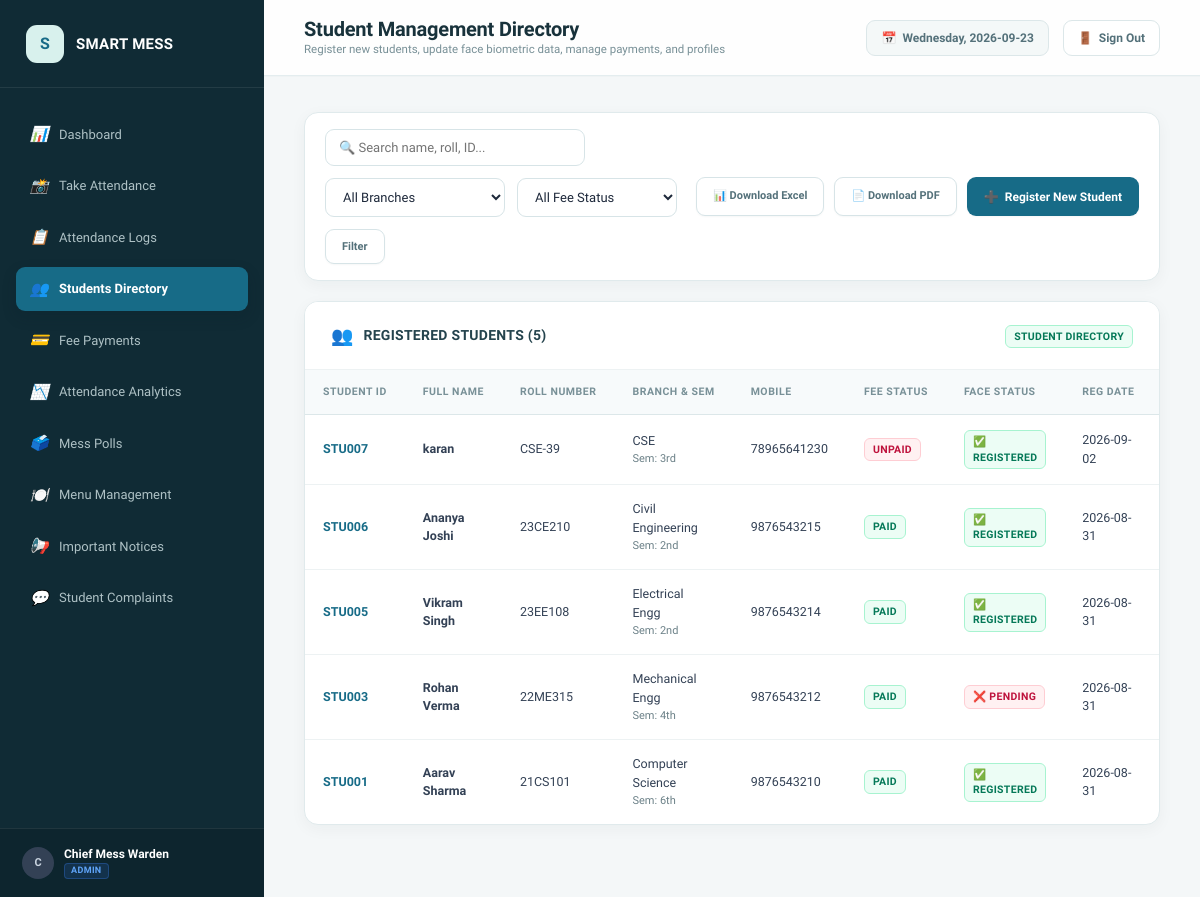
/admin/students (signed in), run on an earlier commit of the app's database.
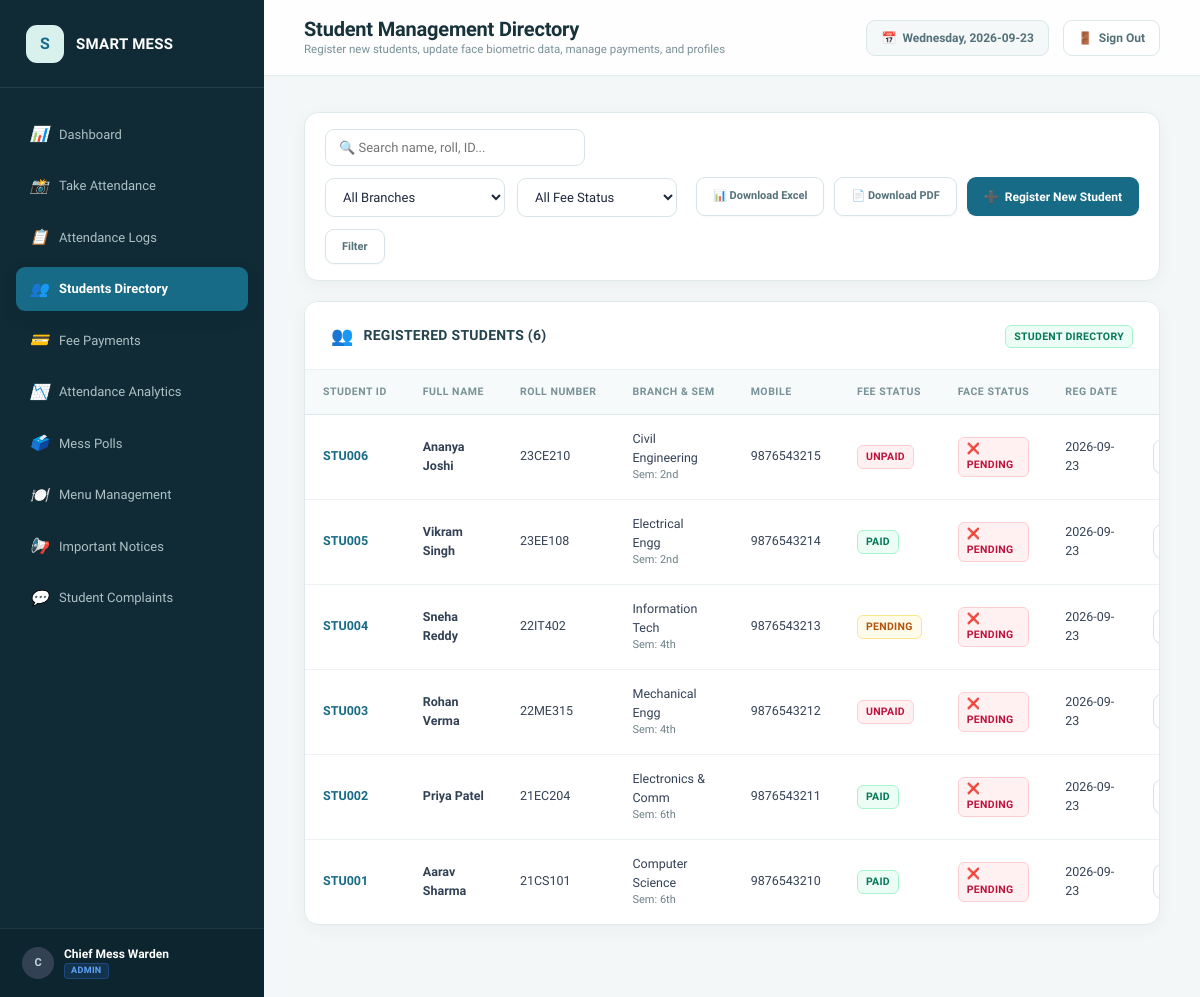
And on a later commit of the database.
### tables this page shows
CREATE TABLE students (
        id INTEGER PRIMARY KEY AUTOINCREMENT,
        student_id TEXT UNIQUE NOT NULL,
        full_name TEXT NOT NULL,
        roll_number TEXT UNIQUE NOT NULL,
        branch TEXT NOT NULL,
        semester TEXT NOT NULL,
        mobile_number TEXT NOT NULL,
        password_hash TEXT NOT NULL,
        payment_status TEXT DEFAULT 'Unpaid',
        face_registered INTEGER DEFAULT 0,
        face_image_path TEXT,
        registration_date TEXT NOT NULL
    );

### app.py (the view)
@app.route("/admin/students")
@admin_required
def admin_students():
    search = request.args.get("search", "").strip()
    branch = request.args.get("branch", "").strip()
    payment = request.args.get("payment", "").strip()
    conn = get_db_connection()
    cursor = conn.cursor()
    query = """
    SELECT id, student_id, full_name, roll_number, branch, semester, mobile_number, payment_status, face_registered, face_image_path, registration_date
    FROM students
    WHERE 1=1
    """
    params = []
    if search:
        query += " AND (full_name LIKE ? OR roll_number LIKE ? OR student_id LIKE ? OR mobile_number LIKE ?)"
        params.extend([f"%{search}%", f"%{search}%", f"%{search}%", f"%{search}%"])
    if branch:
        query += " AND branch = ?"
        params.append(branch)
    if payment:
        query += " AND payment_status = ?"
        params.append(payment)
    query += " ORDER BY id DESC"
    cursor.execute(query, params)
    students = cursor.fetchall()
    cursor.execute("SELECT DISTINCT branch FROM students ORDER BY branch ASC")
    branches = [row["branch"] for row in cursor.fetchall() if row["branch"]]
    next_id = get_next_student_id()
    conn.close()
    return render_template(
        "admin/students.html",
        students=students,
        branches=branches,
        next_id=next_id,
        search=search,
        selected_branch=branch,
        selected_payment=payment
    )

### app.py (called while the page is built)
def admin_required(f):
    @wraps(f)
    def decorated_function(*args, **kwargs):
        if "user_role" not in session or session["user_role"] != "admin":
            flash("Admin access required. Please log in as an administrator.", "warning")
            return redirect(url_for("login"))
        return f(*args, **kwargs)
    return decorated_function

@app.context_processor
def inject_global_vars():
    now = datetime.now()
    return {
        "current_year": now.year,
        "current_date": now.strftime("%Y-%m-%d"),
        "current_day": now.strftime("%A"),
        "user_role": session.get("user_role"),
        "user_name": session.get("user_name"),
        "user_id": session.get("user_id"),
        "student_id": session.get("student_id")
    }

### database.py (called while the page is built)
def get_db_connection():
    conn = sqlite3.connect(DB_PATH)
    conn.row_factory = sqlite3.Row
    conn.execute("PRAGMA foreign_keys = ON;")
    return conn

def get_next_student_id():
    conn = get_db_connection()
    cursor = conn.cursor()
    cursor.execute("SELECT student_id FROM students ORDER BY id DESC LIMIT 1")
    row = cursor.fetchone()
    conn.close()
    if not row or not row["student_id"]:
        return "STU001"
    last_id = row["student_id"]
    try:
        num = int(last_id.replace("STU", "")) + 1
        return f"STU{num:03d}"
    except ValueError:
        return f"STU{datetime.now().strftime('%M%S')}"

### templates/admin/students.html (shortened to what this page needs)
{% extends "base.html" %}
{% block page_title %}Student Management Directory{% endblock %}
{% block page_subtitle %}Register new students, update face biometric data, manage payments, and profiles{% endblock %}
{% block content %}
<div class="card" style="margin-bottom: 20px;">
  <div class="card-body" style="padding: 16px 20px;">
    <div style="display: flex; justify-content: space-between; align-items: center; flex-wrap: wrap; gap: 16px;">
      <form method="GET" action="{{ url_for('admin_students') }}" style="display: flex; gap: 12px; flex-wrap: wrap; flex: 1;">
        <input
          type="text"
          name="search"
          class="form-control"
          style="max-width: 260px;"
          placeholder="🔍 Search name, roll, ID..."
          value="{{ search }}"
        >
        <select name="branch" class="form-control" style="max-width: 180px;">
          <option value="">All Branches</option>
        </select>
        <select name="payment" class="form-control" style="max-width: 160px;">
          <option value="">All Fee Status</option>
        </select>
        <button type="submit" class="btn btn-secondary btn-sm">Filter</button>
      </form>
      <div style="display: flex; gap: 10px; flex-wrap: wrap;">
        <a href="{{ url_for('admin_export_student_day_counts', export_format='xlsx') }}" class="btn btn-secondary btn-sm">📊 Download Excel</a>
        <a href="{{ url_for('admin_export_student_day_counts', export_format='pdf') }}" class="btn btn-secondary btn-sm">📄 Download PDF</a>
        <button class="btn btn-primary" onclick="openModal('addStudentModal')">
        <span>➕</span> <span>Register New Student</span>
        </button>
      </div>
    </div>
  </div>
</div>
<div class="card">
  <div class="card-header">
    <div class="card-title">
      <span>👥</span>
      <h3>Registered Students ({{ students | length }})</h3>
    </div>
    <div>
      <span class="badge badge-paid">Student Directory</span>
    </div>
  </div>
  <div class="card-body" style="padding: 0;">
    <div class="table-responsive">
      <table class="custom-table" id="studentsTable">
        <thead>
          <tr>
            <th>Student ID</th>
            <th>Full Name</th>
            <th>Roll Number</th>
            <th>Branch & Sem</th>
            <th>Mobile</th>
            <th>Fee Status</th>
            <th>Face Status</th>
            <th>Reg Date</th>
            <th style="text-align: right;">Actions</th>
          </tr>
        </thead>
        <tbody>
          {% for student in students %}
            <tr>
              <td><strong style="color: var(--primary);">{{ student['student_id'] }}</strong></td>
              <td>
                <div style="font-weight: 600;">{{ student['full_name'] }}</div>
              </td>
              <td>{{ student['roll_number'] }}</td>
              <td>
                <div>{{ student['branch'] }}</div>
                <div style="font-size: 11px; color: var(--text-muted);">Sem: {{ student['semester'] }}</div>
              </td>
              <td>{{ student['mobile_number'] }}</td>
              <td>
                <span class="badge badge-{{ student['payment_status'] | lower }}">
                  {{ student['payment_status'] }}
                </span>
              </td>
              <td>
                {% if student['face_registered'] == 1 %}
                  <span class="badge badge-paid">✅ Registered</span>
                {% else %}
                  <span class="badge badge-unpaid">❌ Pending</span>
                {% endif %}
              </td>
              <td>{{ student['registration_date'] }}</td>
              <td style="text-align: right; white-space: nowrap;">
                <button
                  class="btn btn-secondary btn-sm"
                  title="View Profile"
                  onclick="viewStudentProfile('{{ student['student_id'] }}')"
                >
                </button>
              </td>
            </tr>
          {% else %}
            <tr>
              <td colspan="9" style="text-align: center; color: var(--text-muted); padding: 36px;">
                No registered students found matching the selected criteria.
              </td>
            </tr>
          {% endfor %}
        </tbody>
      </table>
    </div>
  </div>
</div>
{% endblock %}

### templates/base.html (shortened to what this page needs)
<!DOCTYPE html>
<html lang="en">
<head>
  <link rel="stylesheet" href="{{ url_for('static', filename='css/style.css') }}">
</head>
<body>
  <div class="app-container">
    <aside class="sidebar" id="appSidebar">
      <div class="sidebar-header">
        <div class="sidebar-logo-icon">S</div>
        <div class="sidebar-brand">
          <h1>SMART MESS</h1>
        </div>
      </div>
      <ul class="sidebar-menu">
        {% if user_role == 'admin' %}
          <li class="menu-item {% if request.endpoint == 'admin_dashboard' %}active{% endif %}">
            <a href="{{ url_for('admin_dashboard') }}" class="menu-link">
              <i>📊</i> <span>Dashboard</span>
            </a>
          </li>
          <li class="menu-item {% if request.endpoint == 'admin_attendance' %}active{% endif %}">
            <a href="{{ url_for('admin_attendance') }}" class="menu-link">
              <i>📸</i> <span>Take Attendance</span>
            </a>
          </li>
          <li class="menu-item {% if request.endpoint == 'admin_attendance_records' %}active{% endif %}">
            <a href="{{ url_for('admin_attendance_records') }}" class="menu-link">
              <i>📋</i> <span>Attendance Logs</span>
            </a>
          </li>
          <li class="menu-item {% if request.endpoint == 'admin_students' %}active{% endif %}">
            <a href="{{ url_for('admin_students') }}" class="menu-link">
              <i>👥</i> <span>Students Directory</span>
            </a>
          </li>
          <li class="menu-item {% if request.endpoint == 'admin_payments' %}active{% endif %}">
            <a href="{{ url_for('admin_payments') }}" class="menu-link">
              <i>💳</i> <span>Fee Payments</span>
            </a>
          </li>
          <li class="menu-item {% if request.endpoint == 'admin_analytics' %}active{% endif %}">
            <a href="{{ url_for('admin_analytics') }}" class="menu-link">
              <i>📉</i> <span>Attendance Analytics</span>
            </a>
          </li>
          <li class="menu-item {% if request.endpoint == 'admin_polls' %}active{% endif %}">
            <a href="{{ url_for('admin_polls') }}" class="menu-link">
              <i>🗳️</i> <span>Mess Polls</span>
            </a>
          </li>
          <li class="menu-item {% if request.endpoint == 'admin_menu' %}active{% endif %}">
            <a href="{{ url_for('admin_menu') }}" class="menu-link">
              <i>🍽️</i> <span>Menu Management</span>
            </a>
          </li>
          <li class="menu-item {% if request.endpoint == 'admin_notices' %}active{% endif %}">
            <a href="{{ url_for('admin_notices') }}" class="menu-link">
              <i>📢</i> <span>Important Notices</span>
            </a>
          </li>
          <li class="menu-item {% if request.endpoint == 'admin_complaints' %}active{% endif %}">
            <a href="{{ url_for('admin_complaints') }}" class="menu-link">
              <i>💬</i> <span>Student Complaints</span>
            </a>
          </li>
        {% endif %}
      </ul>
      <div class="sidebar-footer">
        <div class="user-badge">
          <div class="user-avatar">
            {{ (user_name[0] if user_name else 'U') | upper }}
          </div>
          <div class="user-info">
            <div class="user-name">{{ user_name or 'User' }}</div>
            <div class="user-role-label">
              {% if user_role == 'admin' %}
                <span class="role-pill-admin">ADMIN</span>
              {% else %}
                <span class="role-pill-student">{{ student_id }}</span>
              {% endif %}
            </div>
          </div>
        </div>
      </div>
    </aside>
    <div class="main-wrapper">
      <header class="topbar">
        <div class="topbar-left">
          <div class="topbar-title">
            <h2>{% block page_title %}Dashboard{% endblock %}</h2>
            <p>{% block page_subtitle %}Welcome to Smart Mess Portal{% endblock %}</p>
          </div>
        </div>
        <div class="topbar-right">
          <div class="date-indicator">
            <span>📅</span>
            <span>{{ current_day }}, {{ current_date }}</span>
          </div>
          <a href="{{ url_for('logout') }}" class="logout-btn" title="Sign Out">
            <span>🚪</span> <span>Sign Out</span>
          </a>
        </div>
      </header>
      <main class="content-area">
        {% block content %}{% endblock %}
      </main>
    </div>
  </div>
</body>
</html>

What changed in the data, as far as the page shows it:
removed students: student_id "STU007", full_name "karan", roll_number "CSE-39", branch "CSE", semester "3rd", mobile_number "78965641230", payment_status "UNPAID", face_registered "✅ REGISTERED", registration_date "2026-09-02"
changed students "STU006": payment_status "PAID" → "UNPAID"; registration_date "2026-08-31" → "2026-09-23"; face_registered "✅ REGISTERED" → "❌ PENDING"
changed students "STU005": registration_date "2026-08-31" → "2026-09-23"; face_registered "✅ REGISTERED" → "❌ PENDING"
added students: student_id "STU004", full_name "Sneha Reddy", roll_number "22IT402", branch "Information Tech", semester "4th", mobile_number "9876543213", payment_status "PENDING", face_registered "❌ PENDING", registration_date "2026-09-23"
changed students "STU003": payment_status "PAID" → "UNPAID"; registration_date "2026-08-31" → "2026-09-23"
added students: student_id "STU002", full_name "Priya Patel", roll_number "21EC204", branch "Electronics & Comm", semester "6th", mobile_number "9876543211", payment_status "PAID", face_registered "❌ PENDING", registration_date "2026-09-23"
changed students "STU001": registration_date "2026-08-31" → "2026-09-23"; face_registered "✅ REGISTERED" → "❌ PENDING"
Also different on the page:
{{ students | length }}: "5" → "6"
